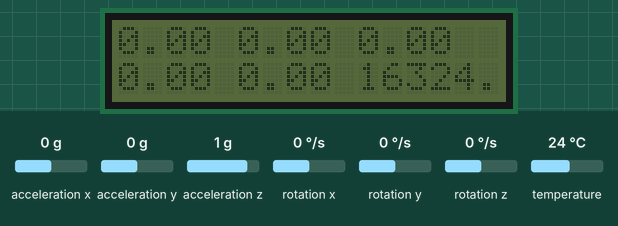
This sketch was run on a simulated Arduino Uno, built with avr-gcc and run on an emulated ATmega328P. Shown: 16×2 character LCD. Inputs (shaded band) come from the test bench; at power-on: acceleration z 1 g, temperature 24 °C, acceleration x 0 g, acceleration y 0 g, rotation x 0 °/s, rotation y 0 °/s, rotation z 0 °/s. What the sketch prints to the serial monitor is not drawn.

Above: at 3.2 s.
3.3 s: acceleration z set to -1.4 g
At 5.0 s:
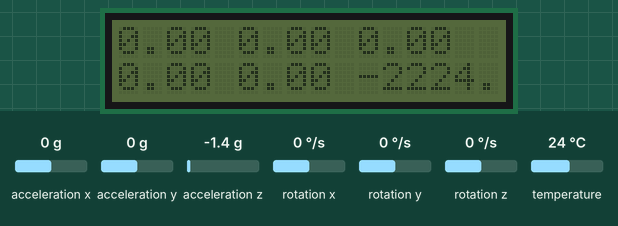
5.3 s: acceleration z set to 0.8 g
At 6.0 s:
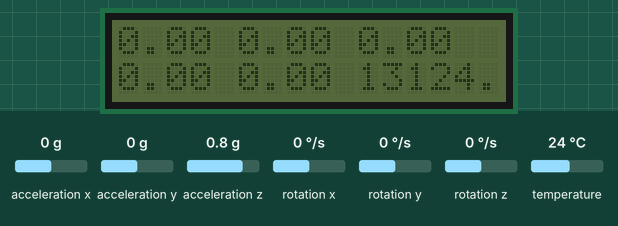
7.0 s: temperature set to 2 °C
At 7.8 s:
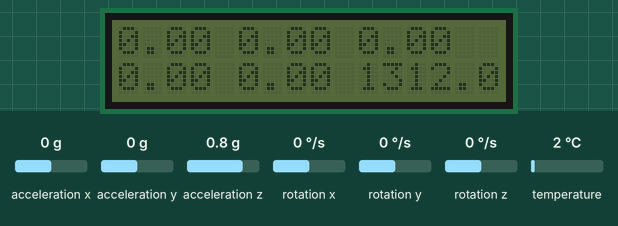
8.7 s: acceleration z set to 0 g
At 9.3 s:
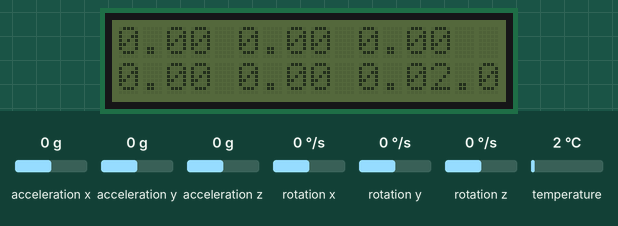
10.3 s: temperature set to 12 °C
At 11.7 s:
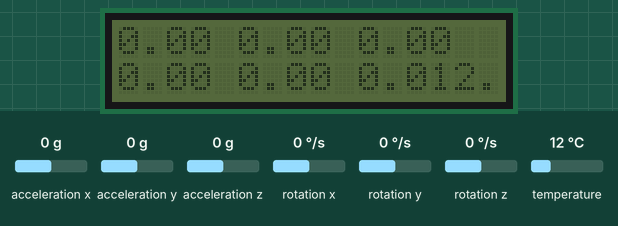
12.0 s: acceleration x set to -1.4 g
At 13.5 s:
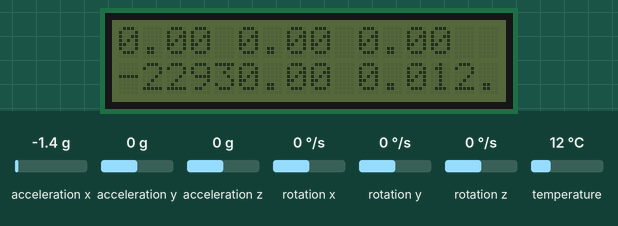
Timing chart, 0 to 14.7 s (numbered marks = the images above; inputs shaded):
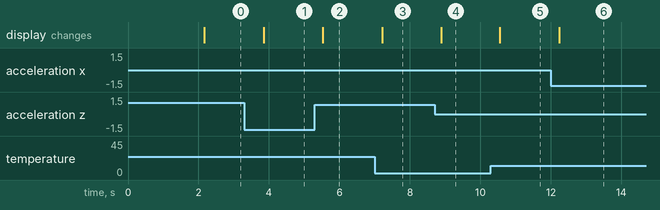

The sketch:

accel_6050.ino
```cpp
//www.nyebarilmu.com

#include <Wire.h>
#include <MPU6050.h>
#include <LiquidCrystal_PCF8574.h>

LiquidCrystal_PCF8574 lcd(0x3F);
// dapat dicek menggunakan i2c finder

MPU6050 mpu;

byte degree[8] = {
  0b00000,
  0b00110,
  0b01111,
  0b00110,
  0b00000,
  0b00000,
  0b00000,
  0b00000
};

void setup()
{
  Serial.begin(115200);

  lcd.begin(16,2);
  lcd.createChar(00, degree);
  Serial.begin(9600);
  Serial.println("Initialize MPU6050");

  while(!mpu.begin(MPU6050_SCALE_2000DPS, MPU6050_RANGE_2G))
  {
    Serial.println("tidak ada sensor MPU6050 yang terpasang!");
    delay(500);
  }

  //Kalibrasi gyrometer
  mpu.calibrateGyro();
  mpu.setThreshold(3);

  lcd.clear();
  lcd.print("Module MPU6050");
  lcd.setCursor(00,1);
  lcd.print("nyebarilmu");
  delay(2000);
  lcd.clear();
}

void loop()
{
  //untuk pembacaan gyrometer
  Vector rawGyro = mpu.readRawGyro();

  Serial.println("Gryometer");
  Serial.print("X : ");
  Serial.print(rawGyro.XAxis);
  Serial.print("Y : ");
  Serial.print(rawGyro.YAxis);
  Serial.print("Z : ");
  Serial.println(rawGyro.ZAxis);

  lcd.setCursor(00,00);
  lcd.print(rawGyro.XAxis);
  lcd.setCursor(5,00);
  lcd.print(rawGyro.YAxis);
  lcd.setCursor(10,00);
  lcd.print(rawGyro.ZAxis);

  //untuk pembacaan accelerometer
  Vector rawAccel = mpu.readRawAccel();

  Serial.println("Accelerometer");
  Serial.print("X : ");
  Serial.print(rawAccel.XAxis);
  Serial.print("Y : ");
  Serial.print(rawAccel.YAxis);
  Serial.print("Z : ");
  Serial.println(rawAccel.ZAxis);

  lcd.setCursor(00,1);
  lcd.print(rawAccel.XAxis);
  lcd.setCursor(5,1);
  lcd.print(rawAccel.YAxis);
  lcd.setCursor(10,1);
  lcd.print(rawAccel.ZAxis);

  float celc = mpu.readTemperature();

  Serial.println("temperature ");
  Serial.print(celc);
  Serial.println(" *C");

  lcd.print("Temperature");
  lcd.setCursor(13,1);
  lcd.print(celc);
  lcd.write((byte)00);

  delay(500);
}
```

Measured:
- after the input at 3.3 s, the display: changes after 0.55 s (image 1)
- after the input at 5.3 s, the display: changes after 0.23 s (image 2)
- after the input at 7.0 s, the display: changes after 0.21 s (image 3)
- after the input at 8.7 s, the display: changes after 0.19 s (image 4)
- after the input at 10.3 s, the display: changes after 0.26 s (image 5)
- after the input at 12.0 s, the display: changes after 0.23 s (image 6)
